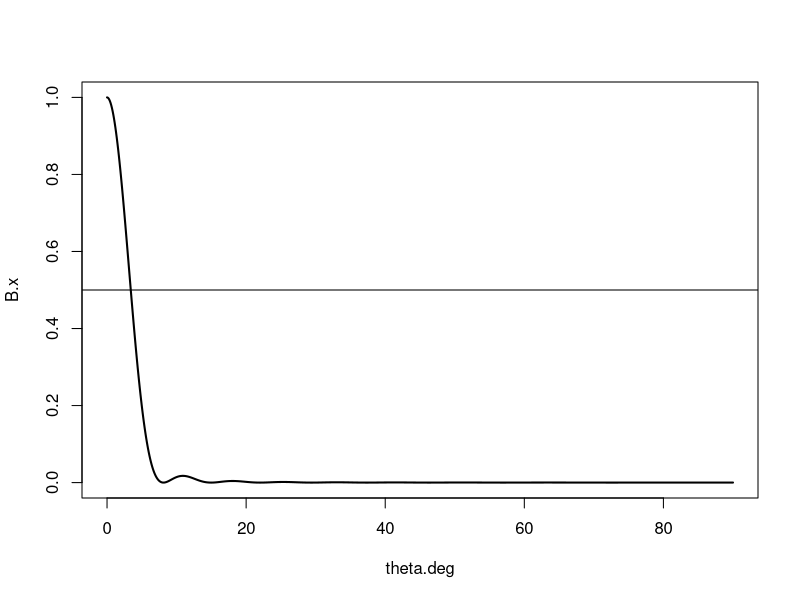
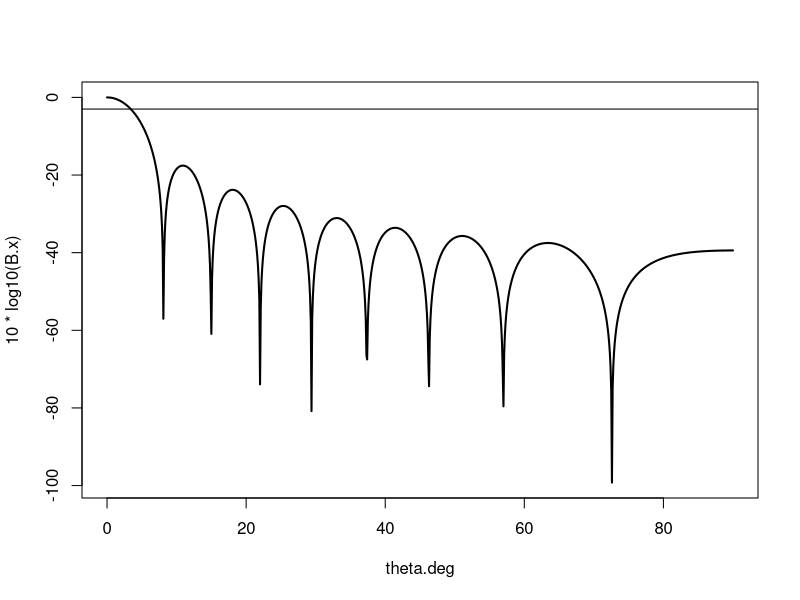
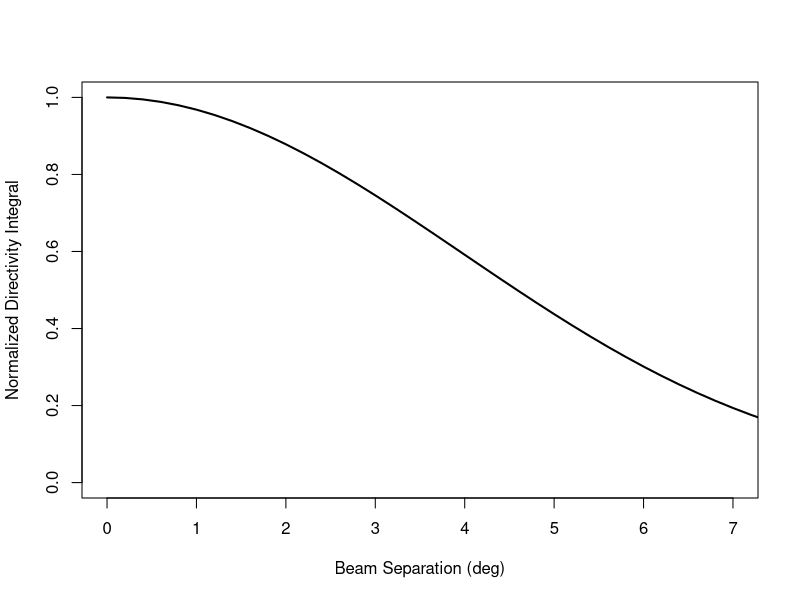
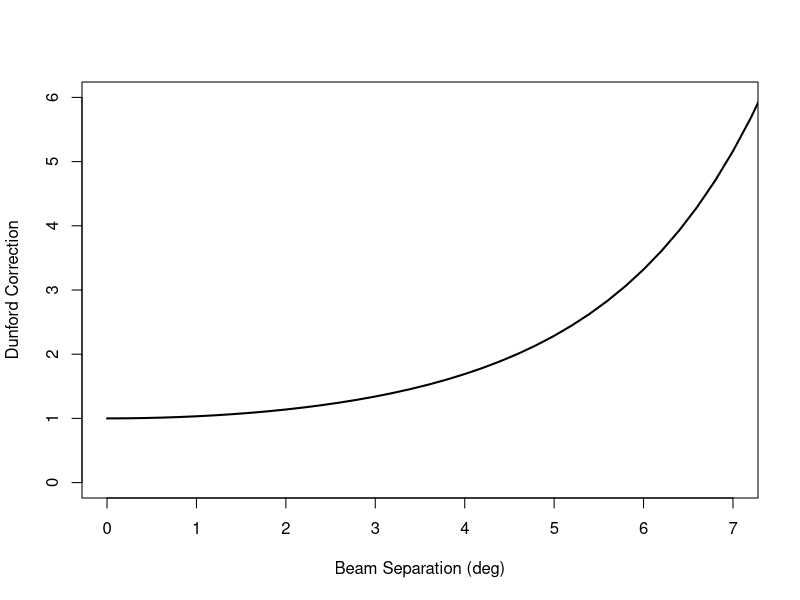

Reproduce these figures in R, in order.
###########################################################################
# Stanton_xdcer-motion.R
# calculate effect of transducer motion
# Reference: Stanton, T.K., 1982, Effects of transducer motion on
#            echo-integration techniques, Journal of the Acoustical Society 
#            of America, 72:947-949, doi: 10.1121/1.388175
# 
# Please e-mail me with any questions or corrections, 
# Mike Jech, michael.jech@noaa.gov
#
# jech
# source("Stanton_xdcer-motion.R")

# start with a clean slate
rm(list = ls())

###
# various parameters not used in this program
#SIE = (1/6)*A0*(10^(TS/10))*tau*ndens*(r2^3-r1^3)*psi
# system gains
#A0 = 1
# pulse duration in ms
#tau = 1.024
# conver to sec
#tau = tau/1000
# number density of targets
#ndens = 1
# range bounds
#r1 = 99
#r2 = 100

### parameters used in this program
# frequency in Hz
f = 38000
# transducer diameter in m
# this should be the Simrad ES38B
xdcer.d = 0.332      # 7 deg beam
#xdcer.d = 0.2324    # 10 deg beam
#xdcer.d = 0.1162    # 20 deg beam
# transducer radius in m
xdcer.a = xdcer.d/2
# full angular beam width in degrees
BW.deg = 7
# speed of sound in m/s
c = 1460
# wavelength
lambda = c/f
# wave number
k = 2*pi/lambda

### approxmation of beam pattern, B
# min and max angle in degree
# theta is polar angle
theta.deg.min = 0
theta.deg.max = 90
theta.deg.int = 0.1
# theta vector
# degrees
theta.deg = seq(theta.deg.min, theta.deg.max, by=theta.deg.int)
theta.deg[which(theta.deg == 0)] = 0.0001
# radians
theta.rad = theta.deg*pi/180
# x is transmit
B.x = ((2*besselJ(k*xdcer.a*sin(theta.rad),1))/(k*xdcer.a*sin(theta.rad)))^2
# r is receive
B.r = ((2*besselJ(k*xdcer.a*sin(theta.rad),1))/(k*xdcer.a*sin(theta.rad)))^2
plot(theta.deg, B.x, ylim=c(0,1), type='l', lwd=2)
abline(h=0.5)
plot(theta.deg, 10*log10(B.x), type='l', lwd=2)
abline(h=-3)
# half-power point
B.halfpower = theta.deg[which.min(abs(B.x-0.5))]

# theta0 is the angle of the transducer in degrees
#theta0 = 4
theta0.deg.min = 0
theta0.deg.max = BW.deg
theta0.deg.int = 0.1
theta0.deg = seq(theta0.deg.min, theta0.deg.max, by=theta0.deg.int)
theta0.deg[which(theta0.deg == 0)] = 0.0001
theta0.rad = theta0.deg*pi/180
# phi is azimuthal angle in degrees
phi.deg = 0
phi.rad = phi.deg*pi/180

psiD = numeric(length(theta0.deg))
for(i in 1:length(theta0.deg)) {
  arg = sin(theta0.rad[i])*sin(theta.rad)*cos(phi.rad)+
        cos(theta0.rad[i])*cos(theta.rad)
  arg[which(arg >= 1)] = 0.999999999
  gamma.t = acos(arg)
  arg = -1*sin(theta0.rad[i])*sin(theta.rad)*cos(phi.rad)+
        cos(theta0.rad[i])*cos(theta.rad)
  arg[which(arg >= 1)] = 0.999999999
  gamma.r = acos(arg)
  #cat("i: ", i, gamma.t, gamma.r, '\n')
  gamma.t[which(gamma.t == 0)] = 0.0001
  gamma.r[which(gamma.r == 0)] = 0.0001
  B.x = ((2*besselJ(k*xdcer.a*sin(gamma.t),1))/(k*xdcer.a*sin(gamma.t)))^2
  B.r = ((2*besselJ(k*xdcer.a*sin(gamma.r),1))/(k*xdcer.a*sin(gamma.r)))^2
  psiD[i] = sum(B.x*B.r, na.rm=TRUE)*theta.deg.int
}
plot(2*theta0.deg, psiD/max(psiD), ylim=c(0,1), ylab='Normalized Directivity Integral',
     xlim=c(0,BW.deg), xlab='Beam Separation (deg)', type='l', lwd=2)
plot(2*theta0.deg, max(psiD)/psiD, ylim=c(0,6), ylab='Dunford Correction',
     xlim=c(0,BW.deg), xlab='Beam Separation (deg)', type='l', lwd=2)


# make a data frame
xdcermotion.df = data.frame(beamsep=2*theta0.deg, psiD.norm=psiD/max(psiD), Dunford.K=max(psiD)/psiD)


### end main
